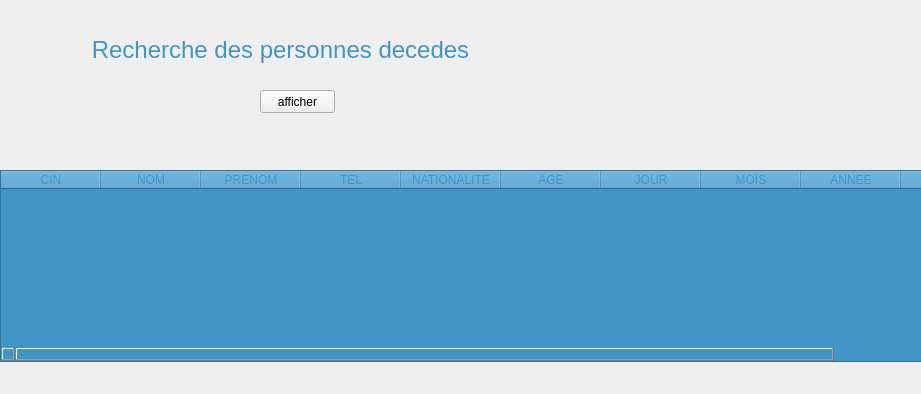
<?xml version="1.0" encoding="UTF-8"?>
<ui version="4.0">
 <class>w13</class>
 <widget class="QWidget" name="w13">
  <property name="geometry">
   <rect>
    <x>0</x>
    <y>0</y>
    <width>921</width>
    <height>394</height>
   </rect>
  </property>
  <property name="windowTitle">
   <string>Form</string>
  </property>
  <widget class="QTableWidget" name="tabl">
   <property name="geometry">
    <rect>
     <x>0</x>
     <y>170</y>
     <width>941</width>
     <height>192</height>
    </rect>
   </property>
   <property name="styleSheet">
    <string notr="true">color: rgb(67, 149, 200);
background-color: rgb(67, 149, 200);</string>
   </property>
   <column>
    <property name="text">
     <string>CIN</string>
    </property>
   </column>
   <column>
    <property name="text">
     <string>NOM</string>
    </property>
   </column>
   <column>
    <property name="text">
     <string>PRENOM</string>
    </property>
   </column>
   <column>
    <property name="text">
     <string>TEL</string>
    </property>
   </column>
   <column>
    <property name="text">
     <string>NATIONALITE</string>
    </property>
   </column>
   <column>
    <property name="text">
     <string>AGE</string>
    </property>
   </column>
   <column>
    <property name="text">
     <string>JOUR</string>
    </property>
   </column>
   <column>
    <property name="text">
     <string>MOIS</string>
    </property>
   </column>
   <column>
    <property name="text">
     <string>ANNEE</string>
    </property>
   </column>
   <column>
    <property name="text">
     <string>DECEDE</string>
    </property>
   </column>
  </widget>
  <widget class="QLabel" name="label">
   <property name="geometry">
    <rect>
     <x>80</x>
     <y>30</y>
     <width>401</width>
     <height>41</height>
    </rect>
   </property>
   <property name="text">
    <string>&lt;html&gt;&lt;head/&gt;&lt;body&gt;&lt;p align=&quot;center&quot;&gt;&lt;span style=&quot; font-size:18pt; color:#4395c8;&quot;&gt;Recherche des personnes decedes&lt;/span&gt;&lt;/p&gt;&lt;/body&gt;&lt;/html&gt;</string>
   </property>
  </widget>
  <widget class="QPushButton" name="affiche">
   <property name="geometry">
    <rect>
     <x>260</x>
     <y>90</y>
     <width>75</width>
     <height>23</height>
    </rect>
   </property>
   <property name="text">
    <string>afficher</string>
   </property>
  </widget>
 </widget>
 <resources/>
 <connections/>
</ui>
